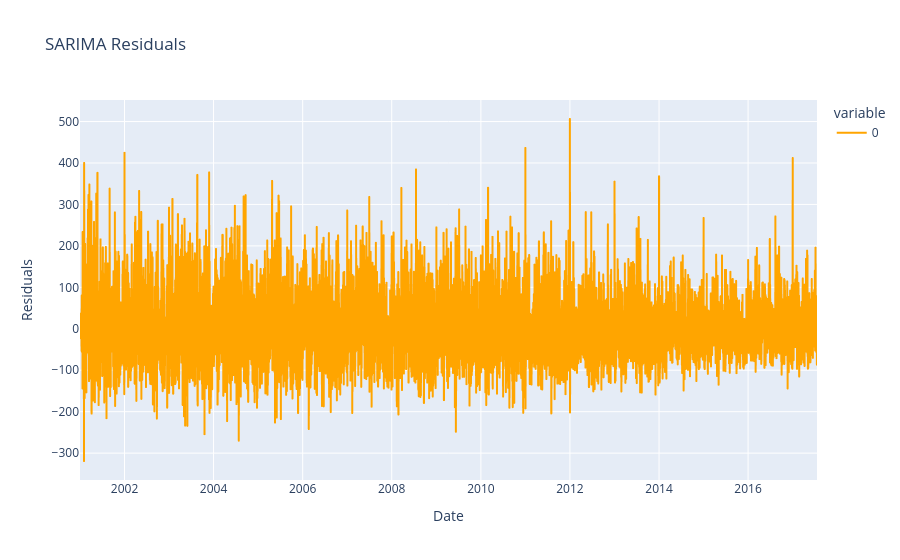

Source (notebook cell):
### Code cell
import statsmodels.api as sm
import plotly.express as px
import seaborn  as sns
# 📊 Get residuals
residuals = sarima_fit.resid

# 📉 Plot Residuals
fig = px.line(residuals, title="SARIMA Residuals", labels={'value': 'Residuals', 'index': 'Date'})
fig.update_traces(line_color='orange')
fig.show()

# ✅ Residual Diagnostics
fig, axes = plt.subplots(1, 2, figsize=(14, 6))

# 📈 Histogram of Residuals
sns.histplot(residuals, kde=True, color='skyblue', ax=axes[0])
axes[0].set_title('Residuals Distribution')
axes[0].set_xlabel('Residuals')
axes[0].set_ylabel('Frequency')

# 📉 Q-Q Plot
sm.qqplot(residuals, line='s', ax=axes[1])
axes[1].set_title('Q-Q Plot of Residuals')

plt.tight_layout()
plt.show()

# ✅ Autocorrelation and Partial Autocorrelation
fig, axes = plt.subplots(1, 2, figsize=(14, 6))
sm.graphics.tsa.plot_acf(residuals, lags=40, ax=axes[0], title="ACF of Residuals")
sm.graphics.tsa.plot_pacf(residuals, lags=40, ax=axes[1], title="PACF of Residuals")

plt.tight_layout()
plt.show()

### Figure 1 — Plotly figure (JSON) as saved in the notebook; plotly's stock layout.template omitted (floating-point values rounded to 4 significant figures; data arrays with more than 128 entries replaced by an {"elided": "..."} marker saying what was removed)
{"data": [{"hovertemplate": "variable=0<br>Date=%{x}<br>Residuals=%{y}<extra></extra>", "legendgroup": "0", "line": {"color": "orange", "dash": "solid"}, "marker": {"symbol": "circle"}, "mode": "lines", "name": "0", "showlegend": true, "type": "scattergl", "x": {"elided": "6044 str values"}, "xaxis": "x", "y": {"elided": "6044 float values"}, "yaxis": "y"}], "layout": {"legend": {"title": {"text": "variable"}, "tracegroupgap": 0}, "title": {"text": "SARIMA Residuals"}, "xaxis": {"anchor": "y", "domain": [0, 1], "title": {"text": "Date"}}, "yaxis": {"anchor": "x", "domain": [0, 1], "title": {"text": "Residuals"}}}}
